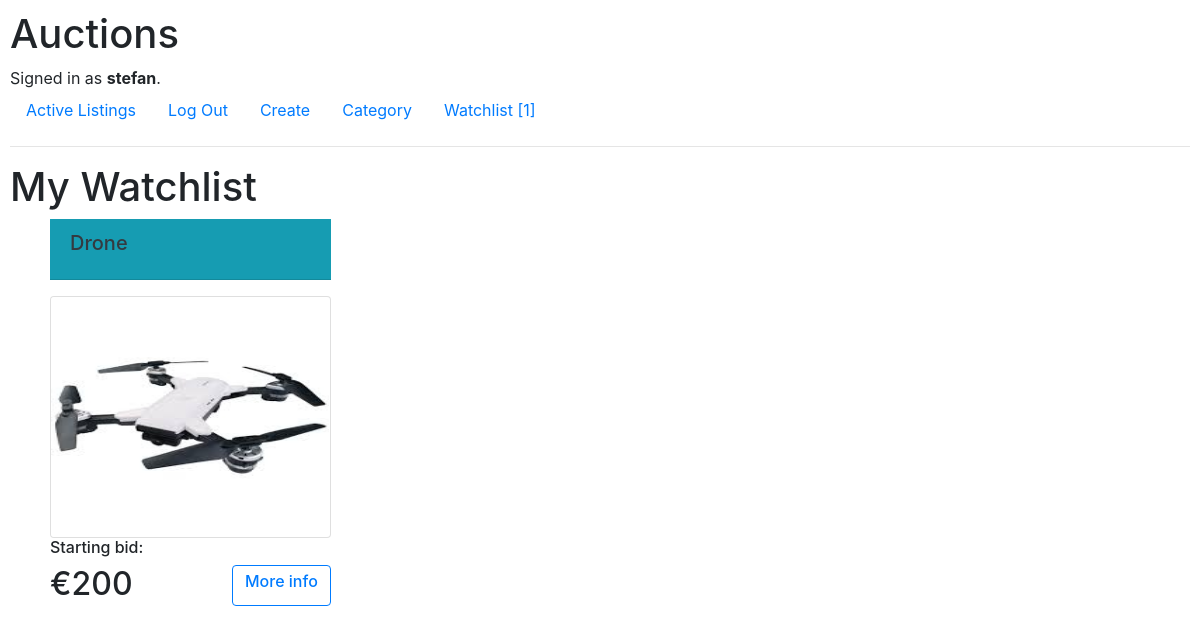
/watchlist/ (signed in), run on the app's committed database.
### auctions/models.py (models this page shows, shortened)
class User(AbstractUser):
    pass

class Watchlist(models.Model):
    user_id = models.ForeignKey(User, on_delete=models.CASCADE, related_name='user_idd')
    auction_id = models.ForeignKey(Auction, on_delete=models.CASCADE, related_name='auction_idd')

class Auction(models.Model):
    seller = models.ForeignKey(User, on_delete=models.CASCADE, related_name='bidder')
    title = models.CharField(max_length=60)
    subtitle = models.CharField(max_length=1200)
    start_bit = models.IntegerField()
    image = ResizedImageField(size=[500, 500], quality=100, null=True, blank=True, upload_to="images/")
    data = models.DateTimeField(auto_now=True)
    select_category = models.ForeignKey(Category, on_delete=models.CASCADE, related_name='categories', default=None)
    status = models.CharField(max_length=7, choices=STATUS, default='active')

### auctions/views.py (the view)
# urls.py: path("watchlist/", views.watchlist, name='watchlist'),
@login_required
def watchlist(request):
    user_id = request.user
    user_watchlist = Watchlist.objects.filter(user_id=user_id)
    count = Watchlist.objects.filter(user_id=user_id).count()
    return render(request, "auctions/watchlist.html", {
        'lists': user_watchlist,
        'count': count
    })

### auctions/templates/auctions/watchlist.html (shortened to what this page needs)
{% extends "auctions/layout.html" %}
{% load static %}
{% block body %}
    <h1>My Watchlist </h1>
<div style="display: grid; grid-template-columns: 25% 25% 25% 25%; padding-left: 20px; ">
    {% for list in lists %}
        <div style="padding-left: 20px; width: 18.8rem; padding-bottom: 80px">
            <div class="card-title text-dark bg-info mb-3">
                  <div class="card-header">
                    <h5 class="card-title">{{ list.auction_id.title }}</h5>
                  </div>
            </div>
            <div class="card">
                {% if list.auction_id.image %}
                    <img src="{{ list.auction_id.image.url }}" class="rounded" style="width: 17.4rem; height: 15rem">
                {% else %}
                    <img src="{% static 'auctions/images/default.png' %}" class="rounded" style="width: 17.5rem; height: 15rem">
                {% endif %}
            </div>
            <h6>Starting bid:</h6><h2> €{{ list.auction_id.start_bit }}
            <div class="btn btn-outline-primary"  style="float: right;"><h6><a href="{% url 'item' list.auction_id.id %}">{{ item }}More info</a></h6></div> </h2>
        </div>
        {% endfor %}
 </div>
{% endblock %}

### auctions/templates/auctions/layout.html (shortened to what this page needs)
{% load static %}
<!DOCTYPE html>
<html lang="en">
    <head>
        <link rel="stylesheet" href="https://stackpath.bootstrapcdn.com/bootstrap/4.4.1/css/bootstrap.min.css">
        <link href="{% static 'auctions/styles.css' %}" rel="stylesheet">
    </head>
    <body>
        <h1>Auctions</h1>
        <div>
            {% if user.is_authenticated %}
                Signed in as <strong>{{ user.username }}</strong>.
            {% else %}
                Not signed in.
            {% endif %}
        </div>
        <ul class="nav">
            <li class="nav-item">
                <a class="nav-link" href="{% url 'index' %}">Active Listings</a>
            </li>
            {% if user.is_authenticated %}
                <li class="nav-item">
                    <a class="nav-link" href="{% url 'logout' %}">Log Out</a>
                </li>
                <li class="nav-item">
                    <a class="nav-link" href="{% url 'create' %}">Create</a>
                </li>
                <li class="nav-item">
                    <a class="nav-link" href="{% url 'categories' %}">Category</a>
                </li>
                <li class="nav-item">
                    <a class="nav-link" href="{% url 'watchlist' %}">Watchlist [{{ count }}]</a>
                </li>
            {% endif %}
        </ul>
        <hr>
        {% block body %}
        {% endblock %}
    </body>
</html>

### auctions/static/auctions/styles.css (style rules this page uses)
body { padding: 10px; }

### data on the page
User: username "stefan"
Watchlist: auction_id "Drone", auction_id.image (picture), auction_id.start_bit "200"

### other printed values
{{ count }} "1"
